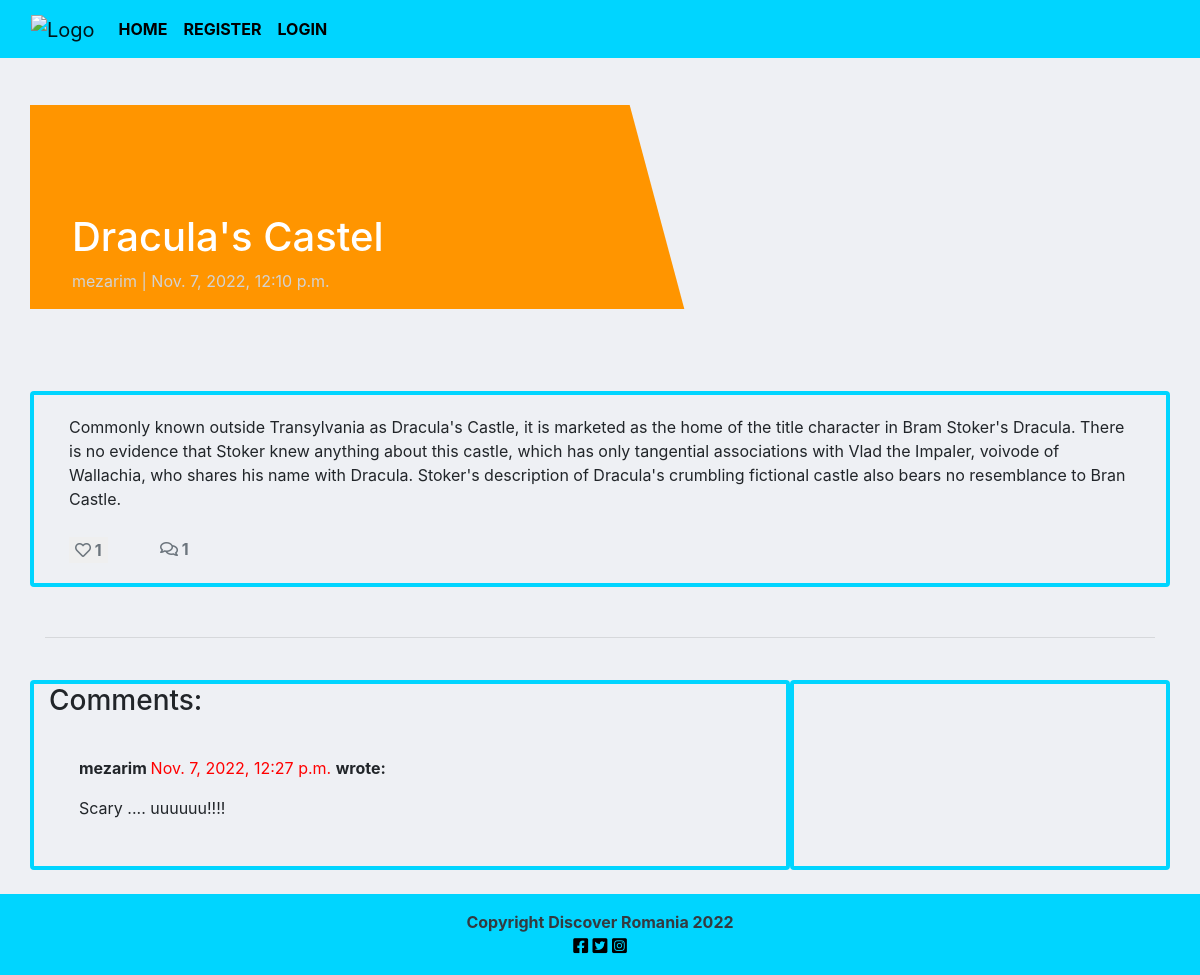
Screenshot of /detail/draculas-castel/ with the database file from the repository.
### blog/models.py (models this page shows, shortened)
class Post(models.Model):
    title = models.CharField(max_length=200, unique=True)
    slug = models.SlugField(max_length=200, unique=True)
    author = models.ForeignKey(
        User, on_delete=models.CASCADE, related_name="blog_posts"
    )
    featured_image = CloudinaryField('image', default='placeholder')
    excerpt = models.TextField(blank=True)
    updated_on = models.DateTimeField(auto_now=True)
    content = models.TextField()
    created_on = models.DateTimeField(auto_now_add=True)
    status = models.IntegerField(choices=STATUS, default=0)
    likes = models.ManyToManyField(
        User, related_name='blogpost_like', blank=True)
    class Meta:
        ordering = ["-created_on"]
    def number_of_likes(self):
        return self.likes.count()

class Comment(models.Model):
    post = models.ForeignKey(Post, on_delete=models.CASCADE,
                             related_name="comments")
    name = models.CharField(max_length=80)
    email = models.EmailField()
    body = models.TextField()
    created_on = models.DateTimeField(auto_now_add=True)
    approved = models.BooleanField(default=False)
    class Meta:
        ordering = ["created_on"]

### blog/views.py (the view, shortened to what this page needs)
# urls.py: path('detail/<slug:slug>/', views.PostDetail.as_view(), name='post_detail'),
class PostDetail(View):
    def get(self, request, slug, *args, **kwargs):
        queryset = Post.objects.filter(status=1)
        post = get_object_or_404(queryset, slug=slug)
        comments = post.comments.filter(approved=True).order_by("-created_on")
        liked = False
        if post.likes.filter(id=self.request.user.id).exists():
            liked = True
        return render(
            request,
            "post_detail.html",
            {
                "post": post,
                "comments": comments,
                "commented": False,
                "liked": liked,
                "comment_form": CommentForm()
            },
        )

### templates/post_detail.html (shortened to what this page needs)
{% extends 'base.html' %} {% block content %}
{% load crispy_forms_tags %}
<div class="masthead">
    <div class="container">
        <div class="row g-0">
            <div class="col-md-6 masthead-text">
                <h1 class="post-title">{{ post.title }}</h1>
                <p class="post-subtitle">{{ post.author }} | {{ post.created_on }}</p>
            </div>
            <div class="d-none d-md-block col-md-6 masthead-image">
            </div>
        </div>
    </div>
</div>
<div class="container">
    <div class="row">
        <div class="col card mb-4  mt-3 left  top">
            <div class="card-body">
                <p class="card-text ">
                    {{ post.content | safe }}
                </p>
                <div class="row">
                    <div class="col-1">
                        <form action="{% url 'post_like' post.slug %}" method='POST'> {% csrf_token %}
                        <button style = "border:none;" type = "submit"><strong class="text-secondary"><i class="far fa-heart"></i> {{ post.number_of_likes }} </strong></button>
                        </form>
                    </div>
                    <div class="col-1">
                        {% with comments.count as total_comments %}
                        <strong class="text-secondary"><i class="far fa-comments"></i>
                            {{ total_comments }}</strong>
                        {% endwith %}
                    </div>
                </div>
            </div>
        </div>
    </div>
    <div class="row">
        <div class="col">
            <hr>
        </div>
    </div>
    <div class="row">
        <div class="col-md-8 card mb-4  mt-3 ">
            <h3>Comments:</h3>
            <div class="card-body">
                {% for comment in comments %}
                <div class="comments" style="padding: 10px;">
                    <p class="font-weight-bold">
                        {{ comment.name }}
                        <span class=" text-muted font-weight-normal">
                            {{ comment.created_on }}
                        </span> wrote:
                    </p>
                    {{ comment.body | linebreaks }}
                </div>
                {% endfor %}
            </div>
        </div>
        <div class="col-md-4 card mb-4  mt-3 ">
            <div class="card-body">
            </div>
        </div>
    </div>
</div>
{% endblock content %}

### static/css/style.css (style rules this page uses)
body { background-color: #EEF0F4; }
.main-bg { background-color: #EEF0F4; }
.card { border: 4px solid #00D5FF; background-color:#EEF0F4; }
.row { padding-top: 10px; }
.masthead { margin-top: 10px; overflow: hidden; position: relative; display: inline-block; height: 33vh; width: 100%; }
.masthead-text { background-color: #ff9500; color: white; position: relative; }
.masthead-image { position: relative; overflow: hidden; }
.masthead-image:after { content: ""; position: absolute; top: 0; right: 90%; height: 100%; width: 150%; background: #ff9500; -webkit-transform: skew(15deg); -moz-transform: skew(15deg); transform: skew(15deg); z-index: 100; }
.post-title { margin-top: 20%; margin-left: 5%; }
.post-subtitle { margin-left: 5%; color: lightgray; }
.text-muted { color:#ff0000 !important; }

### rows the page displays
Post: title "Dracula's Castel", author "mezarim", created_on "Nov. 7, 2022, 12:10 p.m.", content "Commonly known outside Transylvania as Dracula's Castle, it is marketed as the home of the title character in Bram Stoker's Dracula. There is no evidence that Stoker knew anything about this castle, which has only tangential associations with Vlad the Impaler, voivode of Wallachia, who shares his name with Dracula. Stoker's description of Dracula's crumbling fictional castle also bears no resemblance to Bran Castle.", number_of_likes "1"
Comment: name "mezarim", created_on "Nov. 7, 2022, 12:27 p.m.", body "Scary .... uuuuuu!!!!"

### other values shown
{{ total_comments }} "1"
